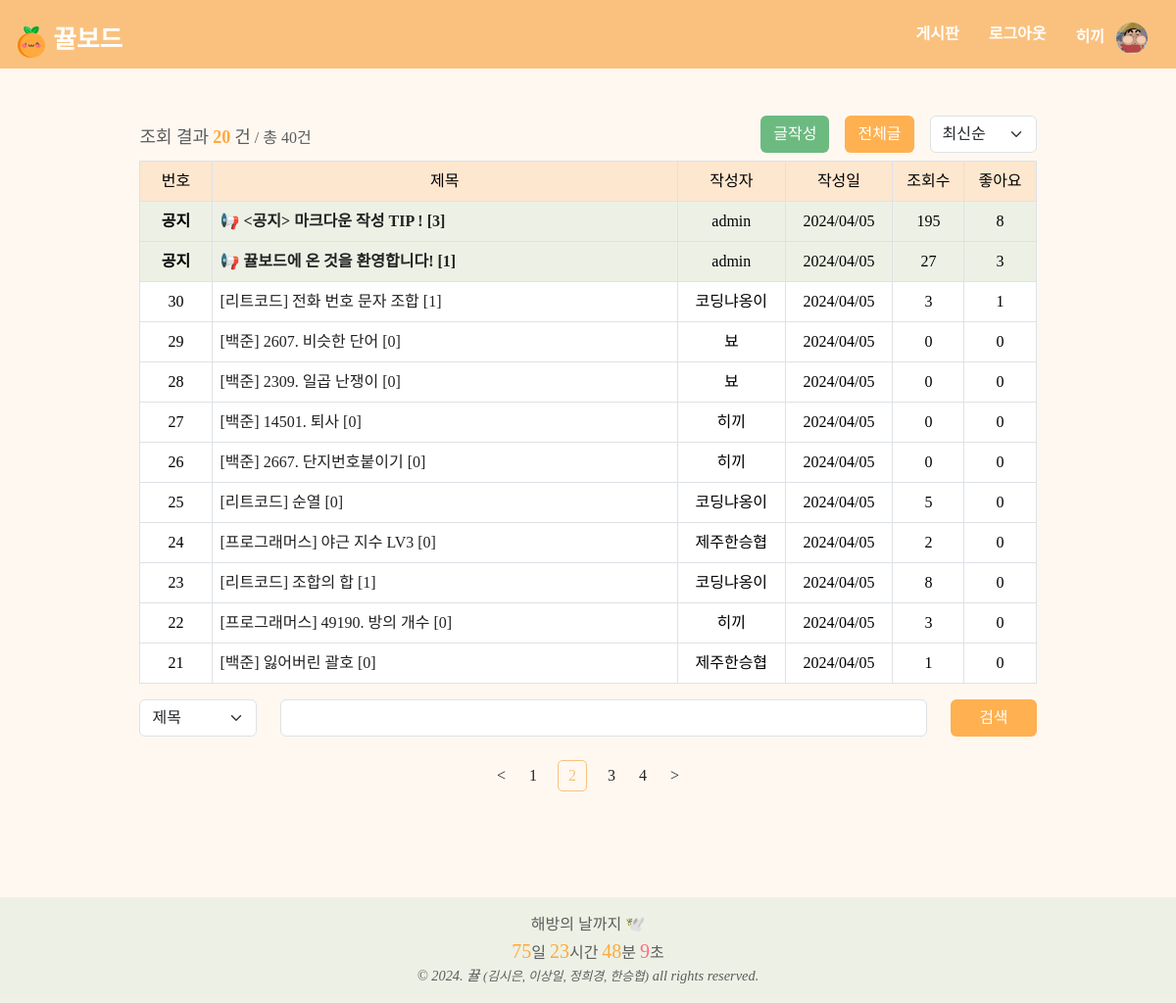
The page /board/index?page=2&sort=recent&cate=&keyword= (signed in) on the database its author committed.
### app/database.py (models this page shows, shortened)
class User(UserMixin, db.Model):
    user_id = db.Column(db.Integer, primary_key=True)
    username = db.Column(db.String, unique=True, nullable=False)
    password = db.Column(db.String)
    email = db.Column(db.String, unique=True)
    grade = db.Column(db.Integer, default=0)
    userpic = db.Column(db.String)
    comment = db.Column(db.String)
    created_at = db.Column(db.DateTime, default=datetime.now)
    posts = relationship('Post', back_populates='user', lazy='joined')
    comments = relationship('Comment', back_populates='user', lazy='joined')
    likes = relationship('Like', back_populates='user', lazy='joined')

class Post(db.Model):
    post_id = db.Column(db.Integer, primary_key=True, autoincrement=True)
    title = db.Column(db.String, nullable=False)
    body = db.Column(db.Text, nullable=False)
    user_id = db.Column(db.Integer, ForeignKey('user.user_id'), nullable=False)
    status = db.Column(db.String, nullable=True)
    problem_url = db.Column(db.String, nullable=True)
    created_at = db.Column(db.DateTime, nullable=False)
    updated_at = db.Column(db.DateTime, nullable=False)
    click_count = db.Column(db.Integer, nullable=True)
    like_count = db.Column(db.Integer, nullable=True)
    secret_mode = db.Column(db.Boolean, nullable=True)
    user = relationship('User', back_populates='posts', lazy='joined')
    comments = relationship('Comment', back_populates='post', lazy='joined', cascade='all, delete-orphan')
    likes = relationship('Like', primaryjoin="and_(Post.post_id==Like.post_id, Like.deleted==False)",
                        back_populates='post', lazy='joined', cascade='all, delete-orphan')
    notice_mode = db.Column(db.Boolean, default=0)

### app/board/routes.py (the view, shortened to what this page needs)
@board_bp.route('/index')
def index():
    cate = request.args.get('cate', "", type=str)
    keyword = request.args.get('keyword', "", type=str)
    page = request.args.get('page', 1, type=int)
    sort = request.args.get('sort', 'recent', type=str)
    perPage = 10
    notices = Post.query.filter(Post.notice_mode == True).all()
    posts_query = Post.query.filter(Post.notice_mode != True)
    if sort == 'old':
        posts_query = posts_query.order_by(Post.created_at.asc())
    elif sort == 'recent':
        posts_query = posts_query.order_by(Post.created_at.desc())
    elif sort == 'click':
        posts_query = posts_query.order_by(Post.click_count.desc())
    pag = posts_query.paginate(page=page, per_page=perPage)
    stIdx = pag.total - (pag.page - 1) * pag.per_page
    postsCount = min(pag.total, (page - 1) * perPage + len(pag.items))
    isLogin = current_user.is_authenticated
    return render_template('board/index.html', pag=pag, notices=notices, postsCount=postsCount, keyword=keyword, cate=cate, stIdx=stIdx, sort=sort, isLogin=isLogin)

### templates/board/index.html (shortened to what this page needs)
{% extends "layout.html" %}
{% block head %}
<link rel="stylesheet" type="text/css" href="{{ url_for('static', filename='css/custom.css') }}">
{% endblock %}
{% block content %}
<div class="boardmain-index">
    <div class="row">
        <div class="col align-items-center d-flex">
            <div class="board-text-line">
                <h2>조회 결과</h2>
                <h2 class="post-count textOrange">{{ postsCount }}</h2>
                <h2>건</h2>
                <h3>/ 총 {{ pag.total }}건</h3>
            </div>
        </div>
        <div class="col mb-2 justify-content-end d-flex align-items-center">
            {% if isLogin %}
            <a href="{{ url_for('board.createPost') }}" class="btn btn-sub-color me-3">글작성</a>
            {% endif %}
            <a href="{{ url_for('board.index') }}" class="btn btn-theme-color me-3">전체글</a>
            <div class="ml-2">
                <select id="sort-by-select" class="form-select" aria-label="">
                    <option value="recent" {% if sort=='recent' %}selected{% endif %}>최신순</option>
                </select>
            </div>
        </div>
    </div>
    <table class="table postTable table-bordered">
        <thead>
            <tr>
                <th class="postNum">번호</th>
                <th class="postTitle">제목</th>
                <th class="postWriter">작성자</th>
                <th class="postDate">작성일</th>
                <th class="postHit">조회수</th>
                <th class="postLike">좋아요</th>
            </tr>
        </thead>
        <tbody class="text-center">
            {% for notice in notices %}
            <tr class="noticePost">
                <td class="fw-bold">{% if notice.secret_mode %}임원공지{% else %}공지{% endif %}</td>
                <td class="fw-bold" style="text-align: left;">
                    <a class="board-td-custom" href="{{ url_for('board.detail', post_id=notice.post_id)}}">📢 {{
                        notice.title }} [{{ notice.comments | length }}]</a>
                </td>
                <td>{{ notice.user.username }}</td>
                <td>{{ notice.created_at.strftime("%Y/%m/%d") }}</td>
                <td>{{ notice.click_count }}</td>
                <td>{{ notice.likes | length }}</td>
            </tr>
            {% endfor %}
            {% for post in pag.items %}
            <tr>
                <td>{{ stIdx - loop.index0 }}</td>
                <td style="text-align: left;">
                    <a class="board-td-custom" href="{{ url_for('board.detail', post_id=post.post_id)}}">{{
                        post.title }} [{{ post.comments | length }}]</a>
                </td>
                <td>{{ post.user.username }}</td>
                <td>{{ post.created_at.strftime("%Y/%m/%d") }}
                </td>
                <td>{{ post.click_count }}</td>
                <td>{{ post.likes | length }}</td>
            </tr>
            {% endfor %}
        </tbody>
    </table>
    <form>
        <div class="row justify-content-center">
            <div class="col-auto">
                <select name="cate" class="form-select" aria-label="" style="width: 120px">
                    <option value="title" {% if cate=='title' %}selected{% endif %}>제목</option>
                </select>
            </div>
            <div class="col">
                <input type="text" name="keyword" value="{{keyword}}" class="form-control w-100">
            </div>
            <div class="col-auto">
                <button class="btn btn-theme-color" style="padding-left: 28px; padding-right: 28px;">검색</button>
            </div>
        </div>
    </form>
    <div class="page-nav mt-4">
        <div class="col justify-content-center d-flex align-items-center">
            {% if pag.has_prev %}
            <a class="page-nav-item"
                href="{{ url_for('board.index', page=pag.prev_num, sort=sort, cate=cate, keyword=keyword) }}"><
            </a>
            {% endif %}
            {% for page_num in pag.iter_pages() %}
            {% if page_num %}
            {% if page_num != pag.page %}
            <a class="page-nav-item"
                href="{{ url_for('board.index', page=page_num, sort=sort, cate=cate, keyword=keyword) }}">{{
                page_num }}</a>
            {% else %}
            <a class="page-nav-item-current">{{ page_num }}</a>
            {% endif %}
            {% else %}
            ...
            {% endif %}
            {% endfor %}
            {% if pag.has_next %}
            <a class="page-nav-item"
                href="{{ url_for('board.index', page=pag.next_num, sort=sort, cate=cate, keyword=keyword) }}">></a>
            {% endif %}
        </div>
    </div>
</div>
{% endblock %}

### templates/layout.html (shortened to what this page needs)
<!doctype html>
<html lang="en">
<head>
    {% block head %}{% endblock %}
    <link rel="stylesheet" type="text/css" href="{{ url_for('static', filename='css/custom.css') }}">
    <link rel="stylesheet" type="text/css" href="{{ url_for('static', filename='css/board.css') }}">
    <link rel="stylesheet" type="text/css" href="{{ url_for('static', filename='css/comment.css') }}">
    <link rel="stylesheet" type="text/css" href="{{ url_for('static', filename='css/detail.css') }}">
</head>
<body>
    <nav id="Nav">
        <div class="navContainer">
            <a class="navLogo" href="{{ url_for('acc.index') }}">
                <img class="navbarLogo" src="/static/kkyul.png" alt="🍊">
                <span style="font-family: 'EF_jejudoldam'">뀰보드</span>
            </a>
            <div>
                <a href="{{ url_for('board.index') }}" style="height: 50px;" class="btn navBtn">게시판</a>
                {% if current_user.is_authenticated %}
                <a href="{{ url_for('acc.logout') }}" style="height: 50px;" class="btn navBtn">로그아웃</a>
                <a href="{{ url_for('acc.profile') }}" style="height: 50px;" class="btn navBtn">
                    {{ current_user.username }}
                    {% if current_user.userpic %}
                        <img class="commentImage" style="margin-left:8px;" src="{{ url_for('static', filename=current_user.userpic )}}">
                    {% else %}
                        <img class="commentImage" style="margin-left:8px;" src="{{ url_for('static', filename='noimage.png' )}}">
                    {% endif %}
                </a>
                {% else %}
                <a href="{{ url_for('acc.login') }}" style="height: 50px;" class="btn navBtn">로그인</a>
                {% endif %}
            </div>
        </div>
    </nav>
    <div class="content-wrap customBody">
        {% block content %}
        {% endblock %}
    </div>
    {% if request.endpoint not in ['board.createPost', 'board.editPost'] %}
    <footer class="vertical">
        <div class="textGray fs-6" style="font-family: 'IM_Hyemin-Bold'">해방의 날까지 🕊️</div>
        <div id="countdown" class="textGray fs-6" style="font-family: 'IM_Hyemin-Bold'">
        </div>
        <div class="textGray fst-italic fs-7">
            © 2024. 뀰
            <span class="fs-8">(김시은, 이상일, 정희경, 한승협)</span>
            all rights reserved.
        </div>
    </footer>
    {% endif %}
</body>
</html>

### static/css/board.css (style rules this page uses)
.table thead th { text-align: center; font-weight: normal; background-color: rgba(250, 193, 126, 0.3); }
.table th:nth-child(1) { width: 8%; }
.table th:nth-child(2) { width: 52%; }
.table th:nth-child(3) { width: 12%; }
.table th:nth-child(4) { width: 12%; }
.table th:nth-child(5) { width: 8%; }
.table th:nth-child(6) { width: 8%; }
.board-text-line h2 { font-size: 18px; display: inline; }
.board-text-line h3 { font-size: 16px; display: inline; }
.board-text-line .post-count { font-weight: 700; }
.btn-theme-color, .btn-theme-color:hover { background-color: rgba(255, 169, 63, 0.9); color: #FFFFFF; }
.btn-sub-color, .btn-sub-color:hover { background-color: rgba(94, 180, 117, 0.9); color: #FFFFFF; }
.page-nav .page-nav-item { margin-left: 12px; margin-right: 12px; color: #222222; }
.page-nav .page-nav-item-current { margin-left: 9px; margin-right: 9px; color: #FAC17E; border: 1px solid #FAC17E; border-radius: 5px; padding: 3px 10px; }
.board-td-custom { color: #222222; }

### static/css/comment.css (style rules this page uses)
.postTable { width: 100%; }

### static/css/detail.css (style rules this page uses)
.row { width: auto; }

### templates/board/index.html (style rules this page uses)
.boardmain-index { width: 80%; margin: auto; margin-top: 20px; }

### rows shown on the page
User: username "히끼", userpic (picture)
Post: secret_mode "공지", title "<공지> 마크다운 작성 TIP !", comments|length "3", user.username "admin", created_at "2024/04/05", click_count "195", likes|length "8"
Post: secret_mode "공지", title "뀰보드에 온 것을 환영합니다!", comments|length "1", user.username "admin", created_at "2024/04/05", click_count "27", likes|length "3"
Post: index0 "30", title "[리트코드] 전화 번호 문자 조합", comments|length "1", user.username "코딩냐옹이", created_at "2024/04/05", click_count "3", likes|length "1"
Post: index0 "29", title "[백준] 2607. 비슷한 단어", comments|length "0", user.username "뵤", created_at "2024/04/05", click_count "0", likes|length "0"
Post: index0 "28", title "[백준] 2309. 일곱 난쟁이", comments|length "0", user.username "뵤", created_at "2024/04/05", click_count "0", likes|length "0"
Post: index0 "27", title "[백준] 14501. 퇴사", comments|length "0", user.username "히끼", created_at "2024/04/05", click_count "0", likes|length "0"
Post: index0 "26", title "[백준] 2667. 단지번호붙이기", comments|length "0", user.username "히끼", created_at "2024/04/05", click_count "0", likes|length "0"
Post: index0 "25", title "[리트코드] 순열", comments|length "0", user.username "코딩냐옹이", created_at "2024/04/05", click_count "5", likes|length "0"
Post: index0 "24", title "[프로그래머스] 야근 지수 LV3", comments|length "0", user.username "제주한승협", created_at "2024/04/05", click_count "2", likes|length "0"
Post: index0 "23", title "[리트코드] 조합의 합", comments|length "1", user.username "코딩냐옹이", created_at "2024/04/05", click_count "8", likes|length "0"
Post: index0 "22", title "[프로그래머스] 49190. 방의 개수", comments|length "0", user.username "히끼", created_at "2024/04/05", click_count "3", likes|length "0"
Post: index0 "21", title "[백준] 잃어버린 괄호", comments|length "0", user.username "제주한승협", created_at "2024/04/05", click_count "1", likes|length "0"

### other values the page prints
{{ postsCount }} "20"
{{ pag.total }} "40"
{{ page_num }} "1" "3" "4"
{{ page_num }} "2"
